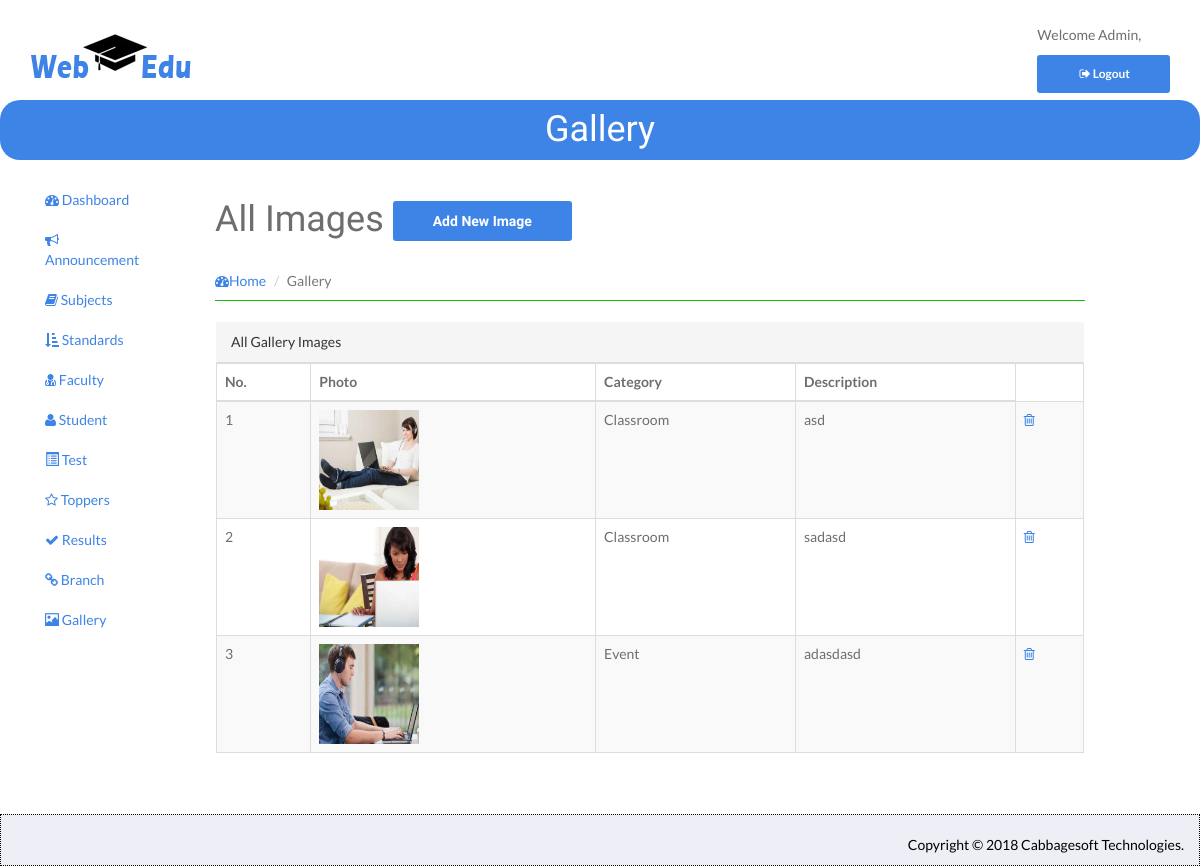
The page /admin/index.php/gallery_controller/ViewGallery on the database its author committed.
### tables this page shows
CREATE TABLE `gallery_mst` (
  `category` varchar(15) NOT NULL,
  `description` varchar(25) NOT NULL,
  `photo` varchar(250) NOT NULL
);

### admin/application/controllers/Gallery_Controller.php (called while the page is built, shortened)
<?php
class Gallery_Controller extends CI_Controller {
	function __construct() {
		$this->load->model('Gallery_Model');
	}
	public function ViewGallery()
	{
		$result['AllImages'] = $this->Gallery_Model->FetchAllImages();
		$this->load->view('Gallery_View', $result);
	}
}
?>

### admin/index.php (called while the page is built, shortened)
<?php
require_once BASEPATH.'core/CodeIgniter.php';

### admin/application/models/Gallery_Model.php (called while the page is built, shortened)
<?php
class Gallery_Model extends CI_Model {
    public function FetchAllImages() {
        $this->db->select('*');
        $result = $this->db->get('gallery_mst');
        return $result->result();
    }
}
 ?>

### admin/application/views/Gallery_View.php (the view, shortened to what this page needs)
<!DOCTYPE html>
<head>
</head>
<body>
    <div id="wrapper">
        <header id="head" class="secondary" style="height:50px;">
            <div class="container">
                <h1>Gallery</h1>
            </div>
        </header>
         <div class="container col-sm-9">
            <div id="page-wrapper">
                <div class="row">
                    <div class="col-lg-12">
                        <div class="page-header">
                            <h1 class="heading">All Images  <a href="<?php echo base_url("index.php/Gallery_Controller/AddImage")?>" class="btn btn-info">Add New Image</a></h1>
                            <ol class="breadcrumb">
                                <li><a href="<?php echo base_url("index.php/Login_Controller/Home"); ?>"><i class="fa fa-dashboard"></i>Home</a></li>
                                <li class="active">Gallery</li>
                            </ol>
                        </div>
                    </div>
                </div>
                <div class="row">
                    <div class="col-lg-12">
                        <div class="panel panel-default">
                            <div class="panel-heading">
                                All Gallery Images
                            </div>
                            <div class="panel-body">
                                <div class="table-responsive">
                                <table id="example" class="table table-striped table-bordered table-hover">
                                    <thead>
                                        <tr>
                                            <th>No.</th>
                                            <th>Photo</th>
                                            <th>Category</th>
                                            <th>Description</th>
                                        </tr>
                                    </thead>
                                    <?php if(isset($AllImages)){?>
                                    <tbody>
                                        <?php $no=1;
                                        foreach ($AllImages as $value) {?>
                                        <tr>
                                            <td><?php echo $no; $no++;?></td>
                                        <td><img src="<?php echo base_url("panel/img/gallery/$value->photo"); ?>" width="100px" height="100px"></td>
                                            <td><?php echo $value->category;?></td>
                                            <td><?php echo $value->description;?></td>
                                        <td>
                                                <a onclick="return confirm('Are You Sure Remove This Record ');" href="<?php echo base_url("index.php/Gallery_Controller/DeleteImage/$value->photo");?>" data-toggle="tooltip" data-placement="top" title="Delete">
                                                    <i class="fa fa-trash-o delete"></i>
                                                </a>
                                            </td>
                                        </tr>
                                         <?php }?>
                                    </tbody>
                                    <?php } ?>
                                </table>
                            </div>
                        </div>
                    </div>
                </div>
            </div>
        </div>
            </div>
        </div>
</body>
</html>

### admin/assets/css/style.css (style rules this page uses)
body { font-family: 'Lato', sans-serif; font-weight: normal; color: #6E6E6E; }
h1, h2, h3, h4, h5, h6 { font-weight: normal; font-family: 'Oswald', sans-serif; }
h1, .h1, h2, .h2, h3, .h3 { margin-top: 0px; }
a { color:#3d84e6; }
#head { background-size: cover; height: 600px; text-align: center; color: white; font-weight: 300; position: relative; background-position-x: center; }
#head.secondary { height: 60px; min-height: 60px; padding-top: 0px; border-radius: 20px 20px; }
.panel { margin-bottom: 0px; background-color: transparent; border: 1px solid transparent; border-radius: 0px; -webkit-box-shadow: none; box-shadow: none; }
.panel-body { padding: 0px; }
.page-header { border-bottom: 1px solid #15c008; }
.breadcrumb { background: none; padding: 0; margin: 30px 0 0px 0; }
img { max-width: 100%; }
#head.secondary { padding-top: 0px; background:#3d84e6; background-size: cover; text-align: center; padding:10px 0; height: 60px; }
#head.secondary h1 { COLOR: #fff; text-align: center; }
.btn { background: #3d84e6; color: #fff; }

### rows shown on the page
gallery_mst: photo (picture), category "Classroom", description "asd"
gallery_mst: photo (picture), category "Classroom", description "sadasd"
gallery_mst: photo (picture), category "Event", description "adasdasd"
